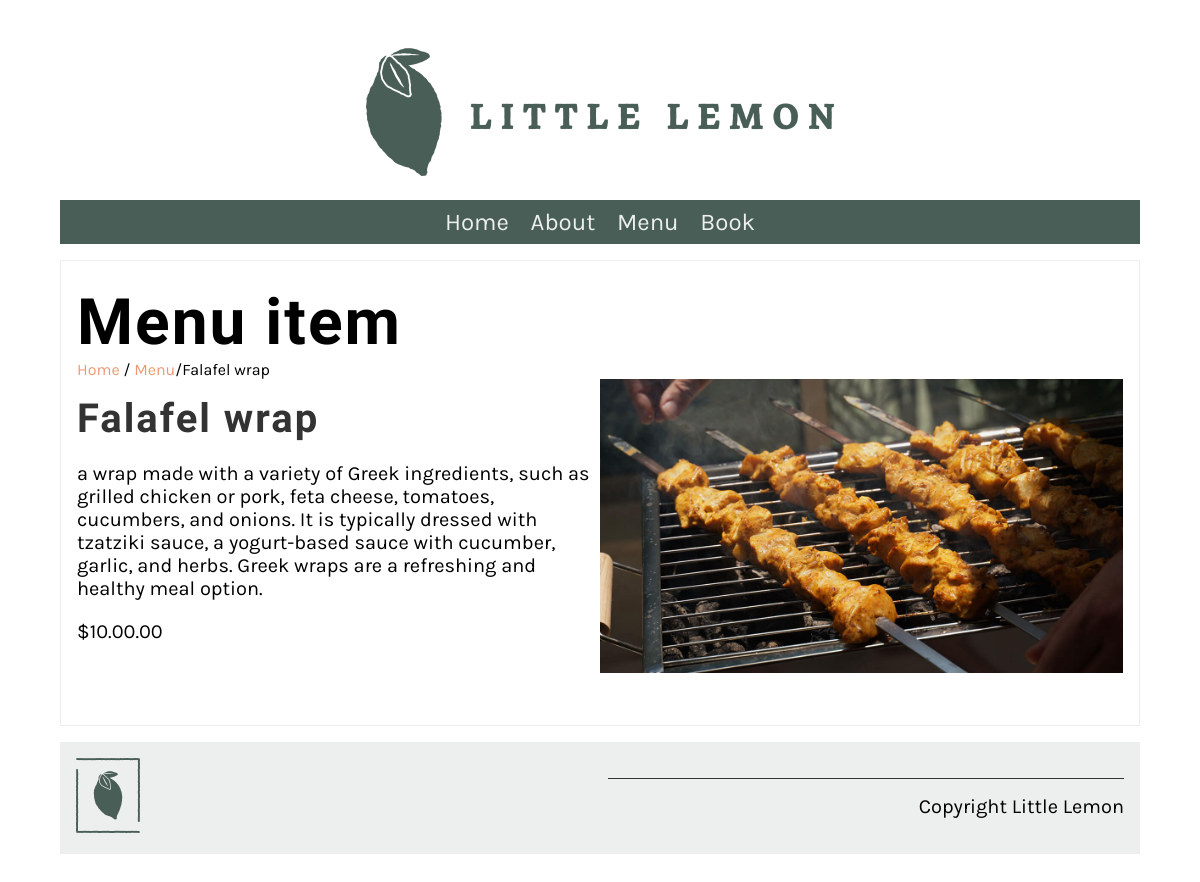
Page /menu_item/2/ on the committed database.
### restaurant/models.py (models this page shows, shortened)
class Menu(models.Model):
   name = models.CharField(max_length=200)
   price = models.DecimalField(max_digits=6, decimal_places=2)
   inventory = models.SmallIntegerField(default=0)
   menu_item_description = models.CharField(max_length=1000, default='')
   category = models.ForeignKey('Category', on_delete = models.PROTECT, default = 1)
   menu_of_the_day = models.BooleanField(default=False)

### restaurant/views.py (the view)
# urls.py: path('menu_item/<int:pk>/', views.display_menu_items, name='menu_item'),
def display_menu_items(request, pk=None):
    if pk:
        menu_item = Menu.objects.get(pk=pk)
    else:
        menu_item = ""
    return render(request, 'menu_item.html', {'menu_item':menu_item})

### restaurant/templates/menu_item.html
{% extends 'base.html' %} {% load static %} {% block content %}
<section>
  <article>
    <h1>Menu item</h1>
    <span>
      <a href="{% url 'home' %}">Home</a> /
      <a href="{% url 'menu' %}">Menu</a>/{{ menu_item.name }}
    </span>
    <div class="row">
      <div class="column">
        <h2>
          {{ menu_item.name }}
        </h2>
        <p>
          {{ menu_item.menu_item_description }}
        </p>
        <p>
          ${{ menu_item.price }}.00
        </p>
      </div>
      <div class="column">
        <img
          src="/restaurant/static/img/menu_items/{{menu_item.name}}.jpg"
          alt="{{ menu_item.name}}"
        />
      </div>
    </div>
  </article>
</section>
{% endblock %}

### restaurant/static/css/style.css (style rules this page uses)
body { font-family: 'Karla', sans-serif; margin-top: 3rem; margin-bottom: 3rem; margin-left: 5%; margin-right: 5%; }
h1, h2, h3, h4, h5, h6 { font-family: 'Markazi Text', serif; letter-spacing: 2px;; }
h1 { font-size: 4rem; margin-top: 1.5rem; margin-bottom: 0; }
h2 { font-size: 2.5rem; color: #333333; margin:1rem 0; }
p, ul { font-size: 1.25rem;; }
a { color: #EE9972; text-decoration: none; }
section { display: flex; gap: 2rem 1rem; margin-top: 1rem; margin-bottom: 1rem; flex-direction: row; }
article { flex:1; }
article img { max-width: 100%; }
main article { border: 1px solid #EDEFEE; padding-left: 1rem; padding-right: 1rem; }
.row { display: flex; flex-direction: row; width: 100%; padding-bottom: 1rem; }
.column { flex-basis: 50%; margin-bottom: 1rem; padding-bottom: 1rem; }

### rows in the picture
Menu: name "Falafel wrap", menu_item_description "a wrap made with a variety of Greek ingredients, such as grilled chicken or pork, feta cheese, tomatoes, cucumbers, and onions. It is typically dressed with tzatziki sauce, a yogurt-based sauce with cucumber, garlic, and herbs. Greek wraps are a refreshing and healthy meal option.", price "10.00", name (picture)
